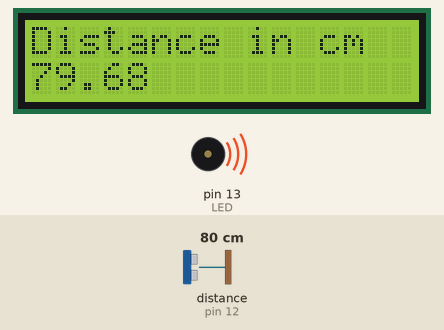
Recording of a sketch running on a simulated Arduino Uno, built with avr-gcc and run on an emulated ATmega328P. Shown: 16×2 character LCD, buzzer (waves = sounding). Wiring (inferred from the names in the program): ultrasonic range finder: trigger pin 11; echo pin 12. Inputs (shaded band) come from the test bench; at power-on: distance to the obstacle (sensor on pin 12) 80 cm. The echo pulse lasts 58.3 µs per cm.

Above: at 1.2 s.
1.3 s: distance to the obstacle (sensor on pin 12) set to 2 cm
At 3.4 s:
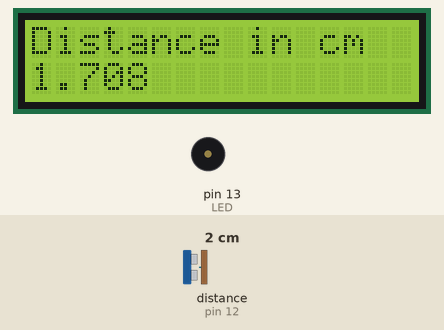
3.8 s: distance to the obstacle (sensor on pin 12) set to 6 cm
At 4.7 s:
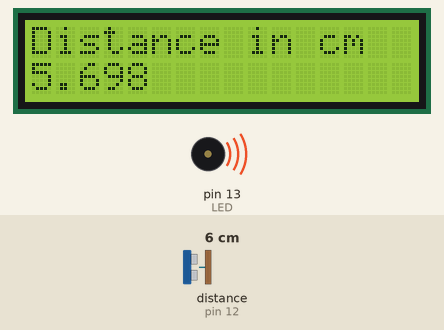
5.3 s: distance to the obstacle (sensor on pin 12) set to 9 cm
At 6.2 s:
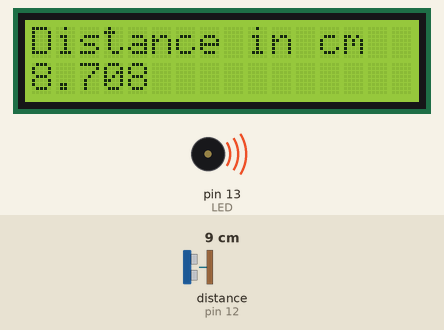
Timing chart, 0 to 8.3 s (numbered marks = the images above; inputs shaded):
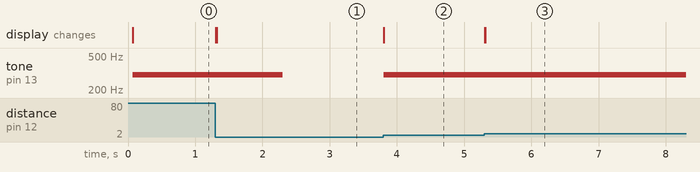

The sketch:

IV_Drip_Monitoring.ino
```cpp
/*
Defining Libraries, variables and pins to be used in our circuit
*/

#include <LiquidCrystal.h>
LiquidCrystal lcd=LiquidCrystal(2,3,4,5,6,7);

#define LED 13               //pin 13 as led

const int trigPin=11;        //pin 11 as trigpin
const int echoPin=12;        //pin 12 as echopin
float time,distance;


/*
Void setup contains the code that is executed once
and is used to declare the pinMode of a pin, and
baud rate etc
*/

void setup()
{

  lcd.begin(16,2);
  pinMode(trigPin,OUTPUT);
  pinMode(13,OUTPUT);
  Serial.begin(9600);
  pinMode(LED, OUTPUT);
}

/*
Void loop contains our actaul code that will be executed
repeatedly. Hence our circuit will continue to work.
*/

void loop()
{
  digitalWrite(trigPin,LOW);
  delayMicroseconds(2);
  digitalWrite(trigPin,HIGH);
  delayMicroseconds(10);
  digitalWrite(trigPin,LOW);
  time=pulseIn(echoPin,HIGH);
  distance=(time*0.0343)/2;       //calculating distance

  if(distance > 4){               //if distance is gretaer than
    tone(13,300,1000);            // 4 cm, out bottle is about to
     digitalWrite(LED, HIGH);     //finish. power the buzzer,led
  }

  lcd.setCursor(0,0);
  lcd.print("Distance in cm");     //Display the distance on LCD
  lcd.setCursor(0,1);
  lcd.print(distance);
}


//end of code
```

Measured:
- the behaviour switches between 4 and 5 cm on distance to the obstacle (sensor on pin 12) (found by bisection; images 1 and 2)
- after the input at 1.3 s, tone on pin 13 (LED): 300 Hz → silent after 1.0 s; the display: changes at once (image 1)
- after the input at 3.8 s, tone on pin 13 (LED): silent → 300 Hz at once; the display: changes at once (image 2)
- after the input at 5.3 s, the display: changes at once (image 3)
